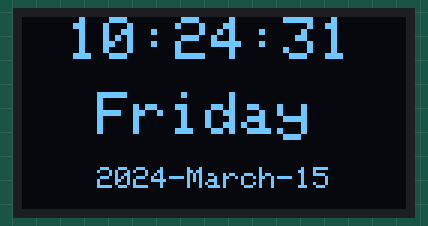
Bench run of a sketch on a simulated ESP8266 (NodeMCU). Parts: 128×64 one-colour display. WiFi joins after 1.5 s; servers stay silent unless stated; network time is answered at once with the bench clock; the local clock reads 2024-03-15 10:24:30 at power-on unless the sketch sets it; what the sketch prints to the serial monitor is not drawn.

Above: at 1.6 s.
At 5.7 s:
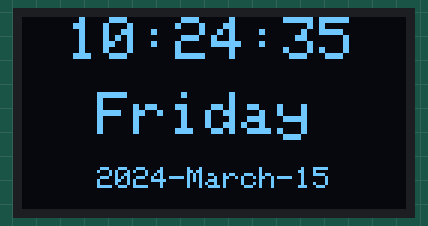
At 10.9 s:
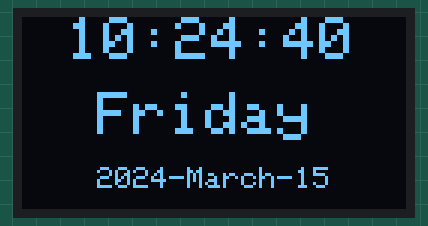
At 20.1 s:
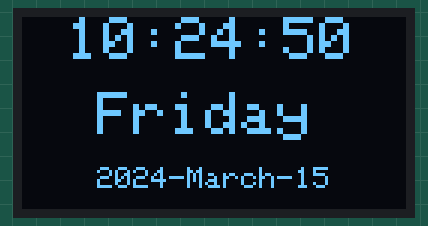
At 29.3 s:
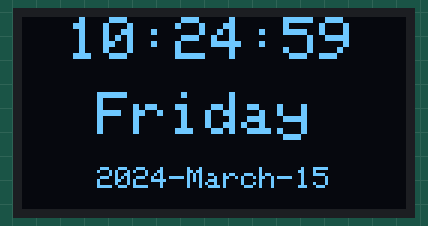
At 38.6 s:
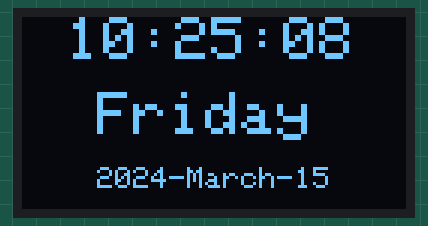

The sketch:

SSD1306ClockNodeMCU.ino
```cpp
#include <Wire.h>
#include <Adafruit_GFX.h>
#include <Adafruit_SSD1306.h>
#include <ESP8266WiFi.h>
#include <NTPClient.h>
#include <WiFiUdp.h>

// Replace with your network credentials
const char *ssid = "ABCD";
const char *password = "ABCD";

WiFiUDP ntpUDP;
NTPClient timeClient(ntpUDP, "pool.ntp.org");

String weekDays[7]={"Sunday", "Monday", "Tuesday", "Wednesday", "Thursday", "Friday", "Saturday"};
String months[12]={"January", "February", "March", "April", "May", "June", "July", "August", "September", "October", "November", "December"};

#define SCREEN_WIDTH 128
#define SCREEN_HEIGHT 64

Adafruit_SSD1306 display(SCREEN_WIDTH, SCREEN_HEIGHT, &Wire, -1);

int s = 0;
int m = 0;
int h = 0;

void setup() {
  Serial.begin(115200);

  Serial.print("Connecting to ");
  Serial.println(ssid);
  WiFi.begin(ssid, password);
  while (WiFi.status() != WL_CONNECTED) {
    delay(500);
    Serial.print(".");
  }
  timeClient.begin();
  timeClient.setTimeOffset(18000);

  display.begin(SSD1306_SWITCHCAPVCC, 0x3C);
  display.clearDisplay();
  display.setTextColor(WHITE);
}

void loop() {
  timeClient.update();

  time_t epochTime = timeClient.getEpochTime();
  String formattedTime = timeClient.getFormattedTime();
  String weekDay = weekDays[timeClient.getDay()];

  struct tm *ptm = gmtime ((time_t *)&epochTime);
  int mDate = ptm->tm_mday;
  int currentMonth = ptm->tm_mon+1;
  String currentMonthName = months[currentMonth-1];
  int currentYear = ptm->tm_year+1900;

  String currentDate = String(currentYear) + "-" + String(currentMonthName) + "-" + String(mDate);

  display.clearDisplay();
  display.setTextSize(2);
  display.setCursor(15,0);
  display.print(formattedTime);
  display.setTextSize(1);
  display.setCursor(25,50);
  display.print(currentDate);
  display.setTextSize(2);
  display.setCursor(25,25);
  display.print(weekDay);
  display.display();
  delay(1000);
}
```

Measured:
- what the display in image 0 shows lasts 1.0 s, from 1.6 s to 2.6 s
